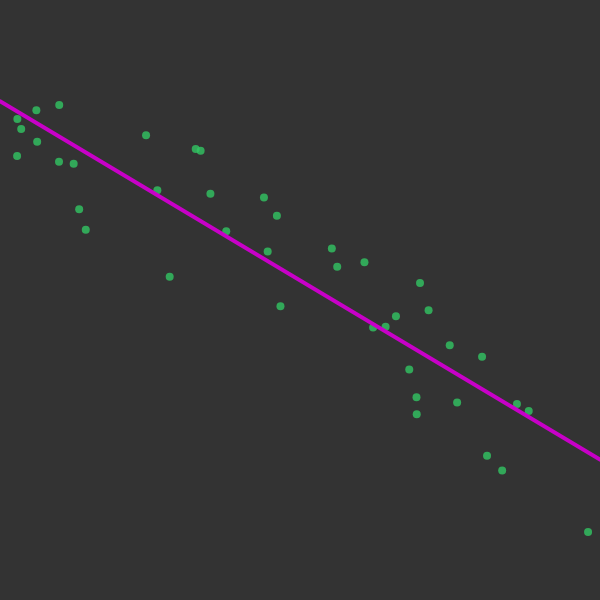
Frame 1 (no input)
Frame 60 (no input): identical to frame 1, image omitted
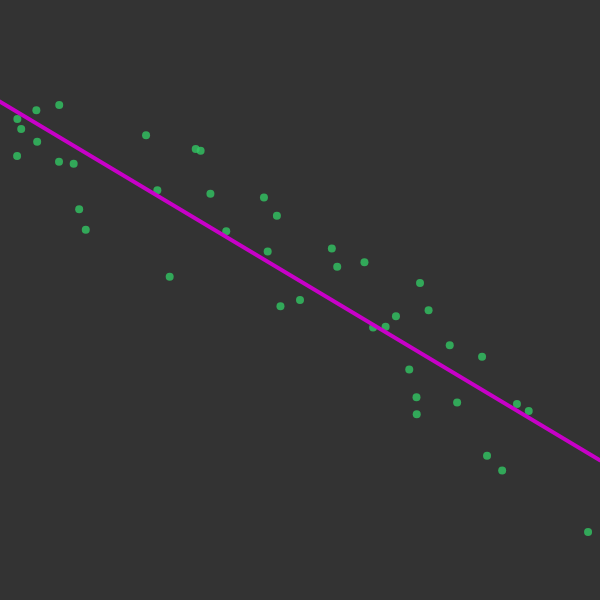
Frame 120 (the mouse pressed at the canvas centre since frame 60)

The p5.js sketch that drew these frames (run headless with seeded random() and noise() and a simulated clock; from frame 60 on, the mouse is pressed at the canvas centre):

// p5.js sketch
// ── sketch.js
var data = [];
var m = 1;
var b = 0;

// y = mx + b

function setup() {
  createCanvas(600, 600);
  seedPoints(40);
}

function draw() {
  background(51);
  noStroke();
  for (var i = 0; i < data.length; i++) {
    fill(50, 200, 100, 200);
    ellipse(data[i].x, data[i].y, 8, 8);
  }
  drawLine();
}

// Seed a correlated but noisy cloud once, so there is something to fit on
// load. This used to be drawPoint(), called from draw() - it appended a point
// every frame, so `data` grew without bound and the refit turned quadratic.
// Its points also walked x and y up in equal steps, which pinned the fitted
// line to the diagonal no matter what you clicked.
function seedPoints(count) {
  for (var i = 0; i < count; i++) {
    var px = random(width);
    var py = constrain(0.6 * px + 100 + random(-80, 80), 0, height);
    data.push({ x: px, y: py });
  }
  if (data.length > 1) linearRegression();
}

function linearRegression() {
  var xsum = 0;
  var ysum = 0;
  for (var i = 0; i < data.length; i++) {
    xsum += data[i].x;
    ysum += data[i].y;
  }

  var xmean = xsum / data.length;
  var ymean = ysum / data.length;

  var numerator = 0;
  var denominator = 0;

  for (var i = 0; i < data.length; i++) {
    var x = data[i].x;
    var y = data[i].y;

    numerator += (x - xmean) * (y - ymean);
    denominator += (x - xmean) * (x - xmean);

    m = numerator / denominator;
    b = ymean - m * xmean;
  }
}

function drawLine() {
  var x1 = 0;
  var y1 = m * x1 + b;
  var x2 = width;
  var y2 = m * x2 + b;

  stroke(200, 0, 200);
  strokeWeight(4);
  line(x1, y1, x2, y2);
}

function mousePressed() {
  // mousePressed fires for the whole window, not just the canvas.
  if (mouseX < 0 || mouseX > width || mouseY < 0 || mouseY > height) return;

  data.push({ x: mouseX, y: mouseY });
  if (data.length > 1) linearRegression();
}

// ── style.css
/* Match the sketch's background(51) and centre the fixed-size canvas. */
html,
body {
  margin: 0;
  padding: 0;
  height: 100%;
  overflow: hidden;
  background-color: #333333;
}
body {
  display: flex;
  align-items: center;
  justify-content: center;
}
canvas {
  display: block;
}
